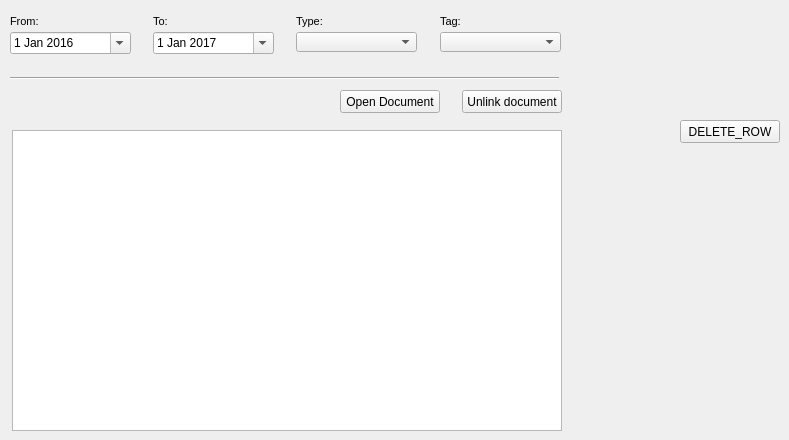
    <widget class="QWidget" name="page_document">
     <attribute name="title">
      <string>Document</string>
     </attribute>
     <widget class="Line" name="line_11">
      <property name="geometry">
       <rect>
        <x>10</x>
        <y>70</y>
        <width>549</width>
        <height>16</height>
       </rect>
      </property>
      <property name="orientation">
       <enum>Qt::Horizontal</enum>
      </property>
     </widget>
     <widget class="QTableView" name="tbl_document">
      <property name="geometry">
       <rect>
        <x>12</x>
        <y>130</y>
        <width>550</width>
        <height>301</height>
       </rect>
      </property>
      <property name="sortingEnabled">
       <bool>true</bool>
      </property>
     </widget>
     <widget class="QPushButton" name="delete_row_doc">
      <property name="geometry">
       <rect>
        <x>680</x>
        <y>120</y>
        <width>100</width>
        <height>23</height>
       </rect>
      </property>
      <property name="text">
       <string>DELETE_ROW</string>
      </property>
     </widget>
     <widget class="QLabel" name="label_doc_type">
      <property name="geometry">
       <rect>
        <x>296</x>
        <y>10</y>
        <width>61</width>
        <height>22</height>
       </rect>
      </property>
      <property name="font">
       <font>
        <pointsize>8</pointsize>
       </font>
      </property>
      <property name="layoutDirection">
       <enum>Qt::LeftToRight</enum>
      </property>
      <property name="frameShape">
       <enum>QFrame::NoFrame</enum>
      </property>
      <property name="frameShadow">
       <enum>QFrame::Raised</enum>
      </property>
      <property name="text">
       <string>Type:</string>
      </property>
      <property name="textFormat">
       <enum>Qt::AutoText</enum>
      </property>
      <property name="scaledContents">
       <bool>false</bool>
      </property>
      <property name="margin">
       <number>3</number>
      </property>
     </widget>
     <widget class="QDateEdit" name="date_document_from">
      <property name="geometry">
       <rect>
        <x>10</x>
        <y>32</y>
        <width>121</width>
        <height>22</height>
       </rect>
      </property>
      <property name="date">
       <date>
        <year>2016</year>
        <month>1</month>
        <day>1</day>
       </date>
      </property>
      <property name="calendarPopup">
       <bool>true</bool>
      </property>
     </widget>
     <widget class="QLabel" name="label_doc_tag">
      <property name="geometry">
       <rect>
        <x>440</x>
        <y>10</y>
        <width>91</width>
        <height>22</height>
       </rect>
      </property>
      <property name="font">
       <font>
        <pointsize>8</pointsize>
       </font>
      </property>
      <property name="frameShape">
       <enum>QFrame::NoFrame</enum>
      </property>
      <property name="frameShadow">
       <enum>QFrame::Raised</enum>
      </property>
      <property name="text">
       <string>Tag:</string>
      </property>
      <property name="textFormat">
       <enum>Qt::AutoText</enum>
      </property>
      <property name="scaledContents">
       <bool>false</bool>
      </property>
      <property name="margin">
       <number>3</number>
      </property>
     </widget>
     <widget class="QLabel" name="label_doc_to">
      <property name="geometry">
       <rect>
        <x>153</x>
        <y>10</y>
        <width>31</width>
        <height>22</height>
       </rect>
      </property>
      <property name="font">
       <font>
        <pointsize>8</pointsize>
       </font>
      </property>
      <property name="frameShape">
       <enum>QFrame::NoFrame</enum>
      </property>
      <property name="frameShadow">
       <enum>QFrame::Raised</enum>
      </property>
      <property name="text">
       <string>To:</string>
      </property>
      <property name="textFormat">
       <enum>Qt::AutoText</enum>
      </property>
      <property name="scaledContents">
       <bool>false</bool>
      </property>
      <property name="margin">
       <number>3</number>
      </property>
     </widget>
     <widget class="QLabel" name="label_doc_from">
      <property name="geometry">
       <rect>
        <x>10</x>
        <y>10</y>
        <width>90</width>
        <height>22</height>
       </rect>
      </property>
      <property name="font">
       <font>
        <pointsize>8</pointsize>
       </font>
      </property>
      <property name="frameShape">
       <enum>QFrame::NoFrame</enum>
      </property>
      <property name="frameShadow">
       <enum>QFrame::Plain</enum>
      </property>
      <property name="text">
       <string>From:</string>
      </property>
      <property name="textFormat">
       <enum>Qt::AutoText</enum>
      </property>
      <property name="scaledContents">
       <bool>false</bool>
      </property>
      <property name="alignment">
       <set>Qt::AlignLeading|Qt::AlignLeft|Qt::AlignVCenter</set>
      </property>
      <property name="margin">
       <number>3</number>
      </property>
     </widget>
     <widget class="QComboBox" name="doc_type">
      <property name="geometry">
       <rect>
        <x>296</x>
        <y>32</y>
        <width>121</width>
        <height>20</height>
       </rect>
      </property>
     </widget>
     <widget class="QDateEdit" name="date_document_to">
      <property name="geometry">
       <rect>
        <x>153</x>
        <y>32</y>
        <width>121</width>
        <height>22</height>
       </rect>
      </property>
      <property name="date">
       <date>
        <year>2017</year>
        <month>1</month>
        <day>1</day>
       </date>
      </property>
      <property name="calendarPopup">
       <bool>true</bool>
      </property>
     </widget>
     <widget class="QComboBox" name="doc_tag">
      <property name="geometry">
       <rect>
        <x>440</x>
        <y>32</y>
        <width>121</width>
        <height>20</height>
       </rect>
      </property>
     </widget>
     <widget class="QPushButton" name="btn_doc_delete">
      <property name="geometry">
       <rect>
        <x>462</x>
        <y>90</y>
        <width>100</width>
        <height>23</height>
       </rect>
      </property>
      <property name="text">
       <string>Unlink document</string>
      </property>
     </widget>
     <widget class="QPushButton" name="btn_open_path">
      <property name="geometry">
       <rect>
        <x>340</x>
        <y>90</y>
        <width>100</width>
        <height>23</height>
       </rect>
      </property>
      <property name="text">
       <string>Open Document</string>
      </property>
     </widget>
    </widget>
